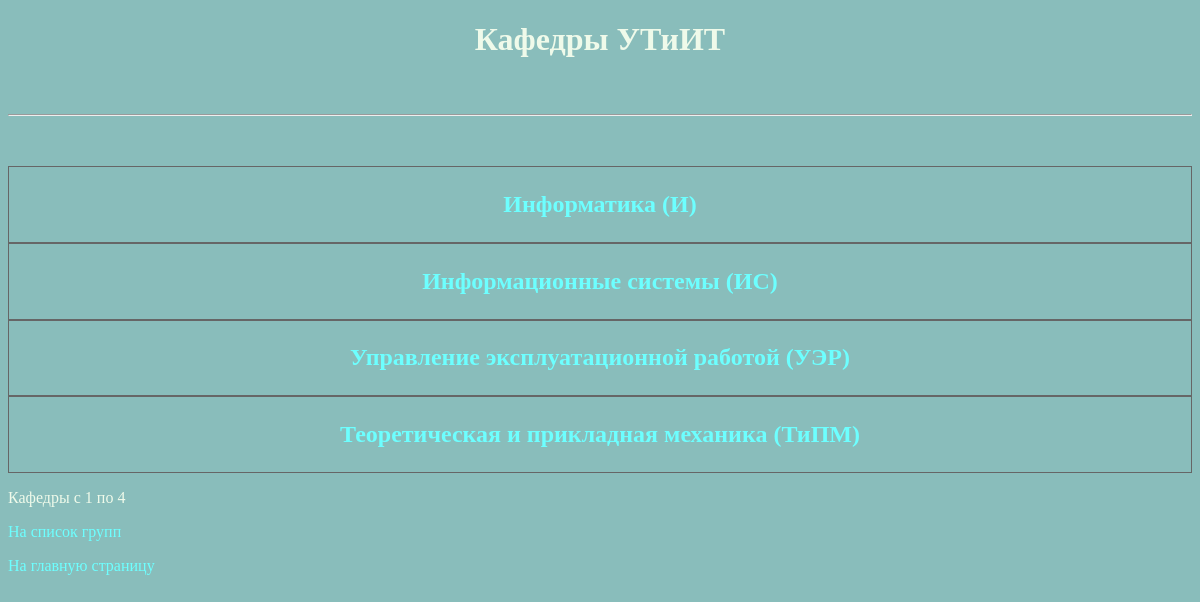
/project/facultys.php, run on the app's committed database.
### tables this page shows
CREATE TABLE IF NOT EXISTS `facultys` (
  `fac_id` smallint(6) NOT NULL AUTO_INCREMENT,
  `fac_abbrev` char(10) DEFAULT NULL,
  `fac_name` char(50) DEFAULT NULL,
  PRIMARY KEY (`fac_id`)
);

### project/facultys.php (the view, shortened to what this page needs)
<?php require_once('Connections/studies_date.php'); ?>
<?php
mysqli_select_db($studies_date, $database_studies_date);
$query_facultys = sprintf("SELECT * FROM facultys");
$facultys = mysqli_query($studies_date, $query_facultys) or die($studies_date->error);
$row_facultys = mysqli_fetch_assoc($facultys);
$totalRows_facultys = mysqli_num_rows($facultys);
?>
<!DOCTYPE html>
<html>
<head>
  <link href="styles.css" rel="stylesheet" type="text/css">
</head>
<body>
	<h1>Кафедры УТиИТ</h1>
	<p>&nbsp;</p>
	<hr>
	<p>&nbsp;</p>
<?php do {
?>
	<div class="fullnote">
		<h2>
			<a href="lecturers?faculty=<?php echo $row_facultys['fac_id']; ?>">
			<?php echo $row_facultys['fac_name'] . " (" . $row_facultys['fac_abbrev'] . ")"; ?>
			</a>
		</h2>
	</div>
<?php } while ($row_facultys = mysqli_fetch_assoc($facultys)); ?>
<p>Кафедры с <?php echo "1" ?> по
<?php echo $totalRows_facultys ?> </p>
<p><a href="groups">На список групп</a> </p>
<p><a href="/">На главную страницу</a> </p>
</body>
</html>

### project/styles.css (style rules this page uses)
body { background-color: #89bdbb; color: #effaea; }
h1 { text-align: center; }
h2 { text-align: center; }
.fullnote { border: thin solid #666666; padding: 4px; }
a { color: #6DFFFF; text-decoration: none; transition: color 1s, border 0.5s; }

### data on the page
facultys: fac_name "Информатика", fac_abbrev "И"
facultys: fac_name "Информационные системы", fac_abbrev "ИС"
facultys: fac_name "Управление эксплуатационной работой", fac_abbrev "УЭР"
facultys: fac_name "Теоретическая и прикладная механика", fac_abbrev "ТиПМ"

### other printed values
$totalRows_facultys "4"
